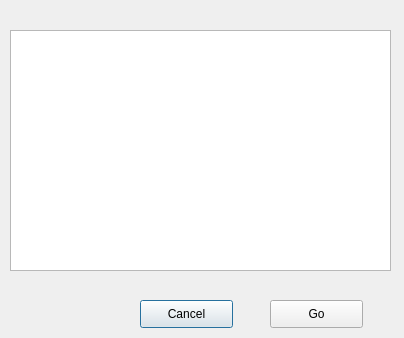
<?xml version="1.0" encoding="UTF-8"?>
<ui version="4.0">
 <class>gotogroupdialogue</class>
 <widget class="QDialog" name="gotogroupdialogue">
  <property name="geometry">
   <rect>
    <x>0</x>
    <y>0</y>
    <width>404</width>
    <height>338</height>
   </rect>
  </property>
  <property name="windowTitle">
   <string>Dialog</string>
  </property>
  <widget class="QPushButton" name="cancel">
   <property name="geometry">
    <rect>
     <x>140</x>
     <y>300</y>
     <width>93</width>
     <height>28</height>
    </rect>
   </property>
   <property name="text">
    <string>Cancel</string>
   </property>
  </widget>
  <widget class="QPushButton" name="Go">
   <property name="geometry">
    <rect>
     <x>270</x>
     <y>300</y>
     <width>93</width>
     <height>28</height>
    </rect>
   </property>
   <property name="text">
    <string>Go</string>
   </property>
  </widget>
  <widget class="QListWidget" name="listWidget">
   <property name="geometry">
    <rect>
     <x>10</x>
     <y>30</y>
     <width>381</width>
     <height>241</height>
    </rect>
   </property>
  </widget>
 </widget>
 <resources/>
 <connections>
  <connection>
   <sender>Go</sender>
   <signal>clicked()</signal>
   <receiver>gotogroupdialogue</receiver>
   <slot>close()</slot>
   <hints>
    <hint type="sourcelabel">
     <x>319</x>
     <y>318</y>
    </hint>
    <hint type="destinationlabel">
     <x>384</x>
     <y>322</y>
    </hint>
   </hints>
  </connection>
  <connection>
   <sender>cancel</sender>
   <signal>clicked()</signal>
   <receiver>gotogroupdialogue</receiver>
   <slot>close()</slot>
   <hints>
    <hint type="sourcelabel">
     <x>215</x>
     <y>316</y>
    </hint>
    <hint type="destinationlabel">
     <x>98</x>
     <y>331</y>
    </hint>
   </hints>
  </connection>
 </connections>
</ui>
